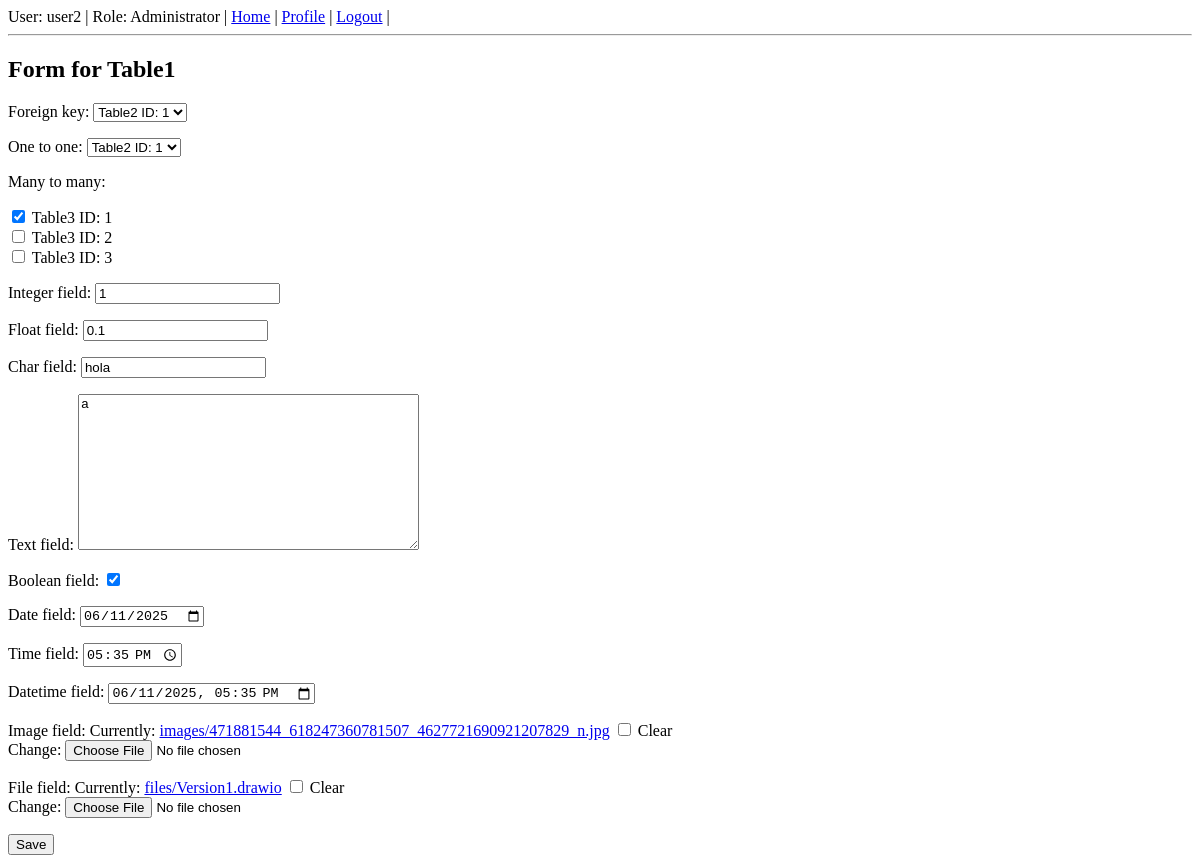
Before: /update_form/table1/1 (signed in) with the older database file.
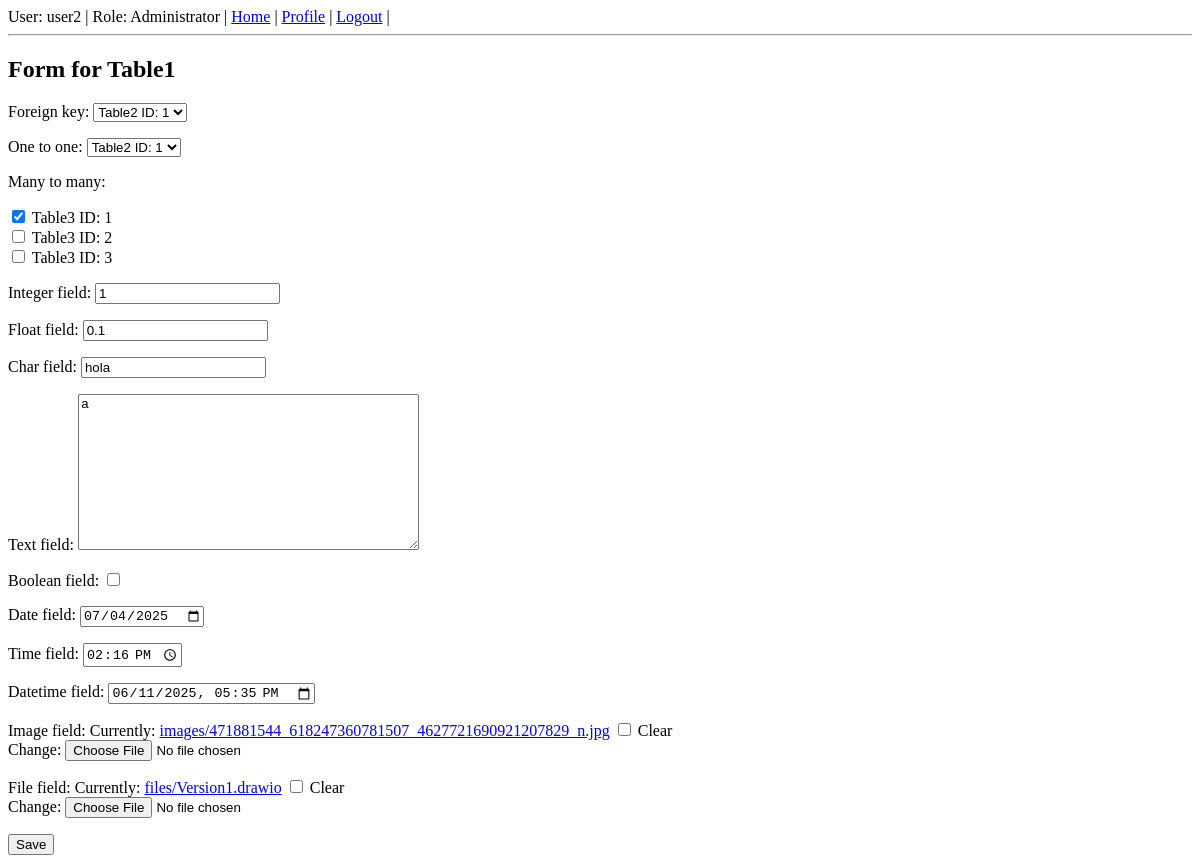
After: the same page with the newer database file.
### rest_basic/models.py (models this page shows, shortened)
class Table1(models.Model):
    foreign_key = models.ForeignKey(Table2, on_delete=models.CASCADE, related_name='table1_foreign', null=True, blank=True)
    one_to_one = models.OneToOneField(Table2, on_delete=models.CASCADE, related_name='table1_one', null=True, blank=True)
    many_to_many = models.ManyToManyField(Table3, related_name='table1_many', blank=True)
    integer_field = models.IntegerField(null=True, blank=True)      # Integer value (optional)
    float_field = models.FloatField(null=True, blank=True)          # Floating point number
    char_field = models.CharField(max_length=15)                    # Short text with max length
    text_field= models.TextField(blank=True)                        # Long text (optional)
    boolean_field = models.BooleanField(default=False)              # True or False
    date_field = models.DateField(null=True, blank=True)           # Date only
    time_field = models.TimeField(null=True, blank=True)           # Time only
    datetime_field = models.DateTimeField(null=True, blank=True)   # Full date and time
    image_field = models.ImageField(upload_to='images/', null=True, blank=True)  # For image files
    file_field = models.FileField(upload_to='files/', null=True, blank=True)     # For general files

### rest_basic/views.py (the view)
# urls.py: path('update_form/<str:table>/<int:id>', views.update_form, name='update_form'),
@permission_required('rest_basic.change_data', raise_exception=True)
def update_form(request,table,id):
    form_class = None
    model_name = ""
    if table == "table1":
        form_class = Table1Form
        model_name = "Table1"
        obj = get_object_or_404(Table1, pk=id)
    elif table == "table2":
        form_class = Table2Form
        model_name = "Table2"
        obj = get_object_or_404(Table2, pk=id)
    elif table == "table3":
        form_class = Table3Form
        model_name = "Table3"
        obj = get_object_or_404(Table3, pk=id)
    else:
        return HttpResponse("Table is not valid", status=400)
    if request.method == 'POST':
        form = form_class(request.POST, request.FILES, instance=obj)
        if form.is_valid():
            form.save()
            messages.success(request, f"{model_name} updated successfully.")
            return redirect(update_data_form)
        else:
            messages.error(request, "Invalid form.")
    else:
        form = form_class(instance=obj)
    return render(request, 'form.html', {'form': form, 'model_name': model_name})

### rest_basic/forms.py
class Table1Form(forms.ModelForm):
    class Meta:
        model = models.Table1
        fields = '__all__'
        widgets = {
            'many_to_many': forms.CheckboxSelectMultiple,
            'date_field': forms.DateInput(attrs={'type': 'date'}),
            'time_field': forms.TimeInput(attrs={'type': 'time'}),
            'datetime_field': forms.DateTimeInput(attrs={'type': 'datetime-local'}),
        }

### rest_basic/models.py (called while the page is built)
    def __str__(self):
        return f"Table3 ID: {self.id}"

    def __str__(self):
        return f"Table2 ID: {self.id}"

### rest_basic/templates/form.html (shortened to what this page needs)
{% extends "base.html" %}
{% block body %}
<h2>Form for {{ model_name }}</h2>
<form method="post" enctype="multipart/form-data">
  {{ form.as_p }}
  <button type="submit">Save</button>
</form>
{% endblock %}

Changed rows visible on the page:
changed Table1 "Table2 ID: 1": boolean_field "☑" → "☐"; date_field "06/11/2025" → "07/04/2025"; time_field "17:35:00" → "14:16:00"
